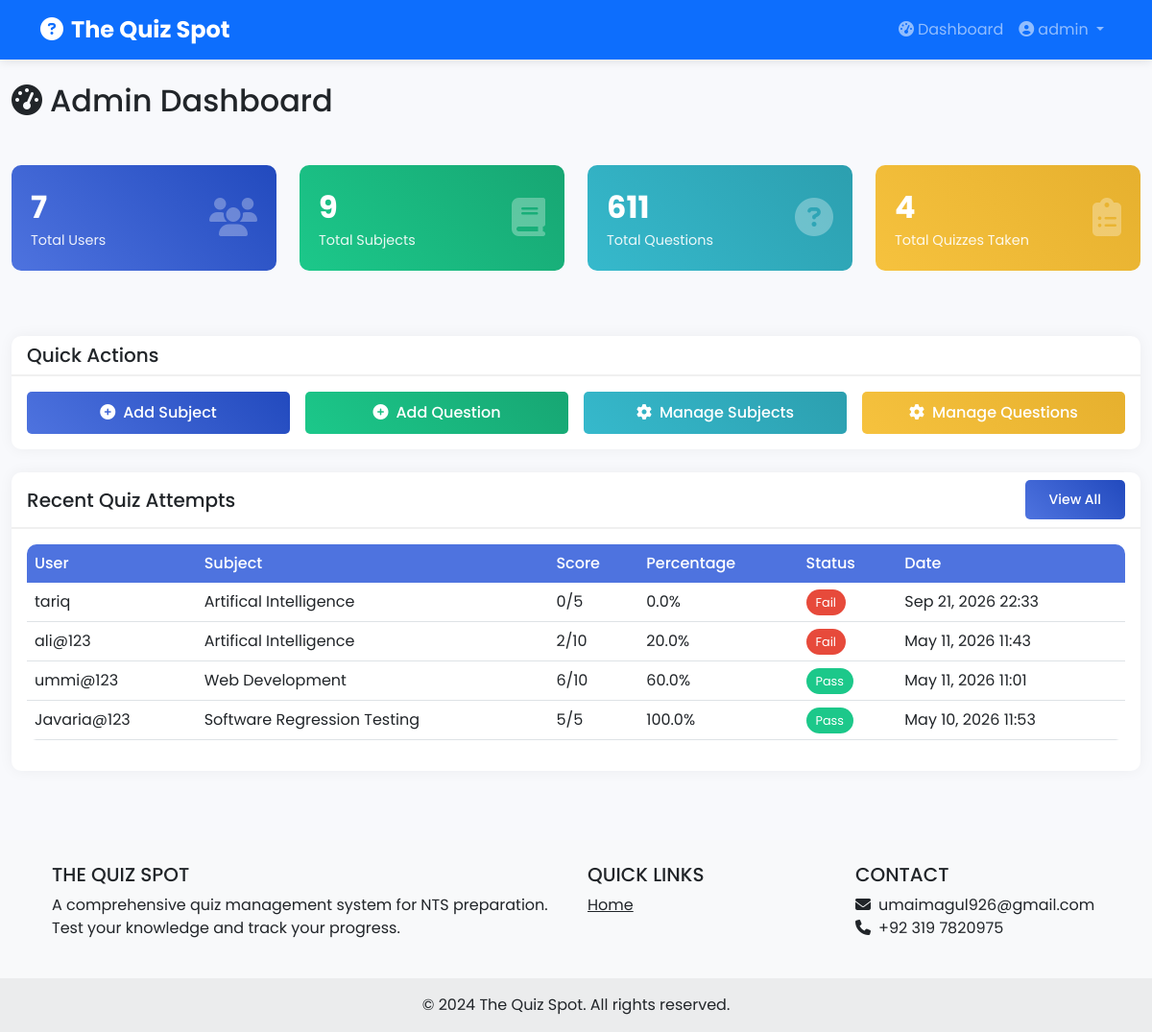
The app's page /admin-dashboard/ (signed in) with its own data.
### quiz/models.py (models this page shows, shortened)
class Quiz(models.Model):
    user = models.ForeignKey(User, on_delete=models.CASCADE, related_name='quizzes')
    subject = models.ForeignKey(Subject, on_delete=models.CASCADE)
    date_taken = models.DateTimeField(auto_now_add=True)
    score = models.IntegerField(default=0)
    total_questions = models.IntegerField()
    percentage = models.FloatField(default=0)
    status = models.CharField(
        max_length=10,
        choices=[('Pass', 'Pass'), ('Fail', 'Fail')],
        default='Fail'
    )
    class Meta:
        ordering = ['-date_taken']

class Subject(models.Model):
    name = models.CharField(max_length=100, unique=True)
    description = models.TextField(blank=True)
    created_at = models.DateTimeField(auto_now_add=True)
    updated_at = models.DateTimeField(auto_now=True)
    class Meta:
        ordering = ['name']

### quiz/views.py (the view)
# urls.py: path('admin-dashboard/', views.admin_dashboard, name='admin_dashboard'),
@admin_required
def admin_dashboard(request):
    total_users = User.objects.filter(is_staff=False).count()
    total_subjects = Subject.objects.count()
    total_questions = Question.objects.count()
    total_quizzes = Quiz.objects.count()
    recent_quizzes = Quiz.objects.select_related('user', 'subject').order_by('-date_taken')[:10]
    context = {
        'total_users': total_users,
        'total_subjects': total_subjects,
        'total_questions': total_questions,
        'total_quizzes': total_quizzes,
        'recent_quizzes': recent_quizzes,
    }
    return render(request, 'admin/admin_dashboard.html', context)

### templates/admin/admin_dashboard.html (shortened to what this page needs)
{% extends 'base.html' %}
{% block content %}
<div class="container-fluid py-4">
    <div class="row mb-4">
        <div class="col-12">
            <h2 class="mb-4">
                <i class="fas fa-tachometer-alt me-2"></i>Admin Dashboard
            </h2>
        </div>
    </div>
    <div class="row mb-4">
        <div class="col-xl-3 col-md-6 mb-4">
            <div class="stat-card">
                <div class="row align-items-center">
                    <div class="col">
                        <div class="stat-value">{{ total_users }}</div>
                        <div class="stat-label">Total Users</div>
                    </div>
                    <div class="col-auto">
                        <i class="fas fa-users fa-2x"></i>
                    </div>
                </div>
            </div>
        </div>
        <div class="col-xl-3 col-md-6 mb-4">
            <div class="stat-card" style="background: linear-gradient(45deg, #1cc88a, #17a673);">
                <div class="row align-items-center">
                    <div class="col">
                        <div class="stat-value">{{ total_subjects }}</div>
                        <div class="stat-label">Total Subjects</div>
                    </div>
                    <div class="col-auto">
                        <i class="fas fa-book fa-2x"></i>
                    </div>
                </div>
            </div>
        </div>
        <div class="col-xl-3 col-md-6 mb-4">
            <div class="stat-card" style="background: linear-gradient(45deg, #36b9cc, #2c9faf);">
                <div class="row align-items-center">
                    <div class="col">
                        <div class="stat-value">{{ total_questions }}</div>
                        <div class="stat-label">Total Questions</div>
                    </div>
                    <div class="col-auto">
                        <i class="fas fa-question-circle fa-2x"></i>
                    </div>
                </div>
            </div>
        </div>
        <div class="col-xl-3 col-md-6 mb-4">
            <div class="stat-card" style="background: linear-gradient(45deg, #f6c23e, #e6b02e);">
                <div class="row align-items-center">
                    <div class="col">
                        <div class="stat-value">{{ total_quizzes }}</div>
                        <div class="stat-label">Total Quizzes Taken</div>
                    </div>
                    <div class="col-auto">
                        <i class="fas fa-clipboard-list fa-2x"></i>
                    </div>
                </div>
            </div>
        </div>
    </div>
    <div class="row mb-4">
        <div class="col-12">
            <div class="card">
                <div class="card-header">
                    <h5 class="mb-0">Quick Actions</h5>
                </div>
                <div class="card-body">
                    <div class="row g-3">
                        <div class="col-md-3">
                            <a href="{% url 'add_subject' %}" class="btn btn-primary w-100">
                                <i class="fas fa-plus-circle me-2"></i>Add Subject
                            </a>
                        </div>
                        <div class="col-md-3">
                            <a href="{% url 'add_question' %}" class="btn btn-success w-100">
                                <i class="fas fa-plus-circle me-2"></i>Add Question
                            </a>
                        </div>
                        <div class="col-md-3">
                            <a href="{% url 'manage_subjects' %}" class="btn btn-info w-100">
                                <i class="fas fa-cog me-2"></i>Manage Subjects
                            </a>
                        </div>
                        <div class="col-md-3">
                            <a href="{% url 'manage_questions' %}" class="btn btn-warning w-100">
                                <i class="fas fa-cog me-2"></i>Manage Questions
                            </a>
                        </div>
                    </div>
                </div>
            </div>
        </div>
    </div>
    <div class="row">
        <div class="col-12">
            <div class="card">
                <div class="card-header d-flex justify-content-between align-items-center">
                    <h5 class="mb-0">Recent Quiz Attempts</h5>
                    <a href="{% url 'view_results' %}" class="btn btn-sm btn-primary">View All</a>
                </div>
                <div class="card-body">
                    <div class="table-responsive">
                        <table class="table table-hover">
                            <thead>
                                <tr>
                                    <th>User</th>
                                    <th>Subject</th>
                                    <th>Score</th>
                                    <th>Percentage</th>
                                    <th>Status</th>
                                    <th>Date</th>
                                </tr>
                            </thead>
                            <tbody>
                                {% for quiz in recent_quizzes %}
                                <tr>
                                    <td>{{ quiz.user.username }}</td>
                                    <td>{{ quiz.subject.name }}</td>
                                    <td>{{ quiz.score }}/{{ quiz.total_questions }}</td>
                                    <td>{{ quiz.percentage|floatformat:1 }}%</td>
                                    <td>
                                        {% if quiz.status == 'Pass' %}
                                            <span class="badge-pass">Pass</span>
                                        {% else %}
                                            <span class="badge-fail">Fail</span>
                                        {% endif %}
                                    </td>
                                    <td>{{ quiz.date_taken|date:"M d, Y H:i" }}</td>
                                </tr>
                                {% empty %}
                                <tr>
                                    <td colspan="6" class="text-center">No quizzes taken yet</td>
                                </tr>
                                {% endfor %}
                            </tbody>
                        </table>
                    </div>
                </div>
            </div>
        </div>
    </div>
</div>
{% endblock %}

### templates/base.html (shortened to what this page needs)
<!DOCTYPE html>
<html lang="en">
<head>
    <link href="https://cdn.jsdelivr.net/npm/bootstrap@5.3.0/dist/css/bootstrap.min.css" rel="stylesheet">
    <link rel="stylesheet" href="https://cdnjs.cloudflare.com/ajax/libs/font-awesome/6.4.0/css/all.min.css">
    {% load static %}
    <link rel="stylesheet" href="{% static 'css/style.css' %}">
</head>
<body>
    <nav class="navbar navbar-expand-lg navbar-dark bg-primary">
        <div class="container">
            <a class="navbar-brand" href="{% url 'index' %}">
                <i class="fas fa-question-circle me-2"></i>The Quiz Spot
            </a>
            <div class="collapse navbar-collapse" id="navbarNav">
                <ul class="navbar-nav ms-auto">
                    {% if user.is_authenticated %}
                        {% if user.is_staff %}
                            <li class="nav-item">
                                <a class="nav-link" href="{% url 'admin_dashboard' %}">
                                    <i class="fas fa-tachometer-alt me-1"></i>Dashboard
                                </a>
                            </li>
                        {% else %}
                            <li class="nav-item">
                                <a class="nav-link" href="{% url 'user_dashboard' %}">
                                    <i class="fas fa-tachometer-alt me-1"></i>Dashboard
                                </a>
                            </li>
                        {% endif %}
                        <li class="nav-item dropdown">
                            <a class="nav-link dropdown-toggle" href="#" id="navbarDropdown" role="button" data-bs-toggle="dropdown">
                                <i class="fas fa-user-circle me-1"></i>{{ user.username }}
                            </a>
                        </li>
                    {% endif %}
                </ul>
            </div>
        </div>
    </nav>
    {% block content %}{% endblock %}
    <footer class="bg-light text-center text-lg-start mt-5">
        <div class="container p-4">
            <div class="row">
                <div class="col-lg-6 col-md-12 mb-4 mb-md-0">
                    <h5 class="text-uppercase">The Quiz Spot</h5>
                    <p>
                        A comprehensive quiz management system for NTS preparation.
                        Test your knowledge and track your progress.
                    </p>
                </div>
                <div class="col-lg-3 col-md-6 mb-4 mb-md-0">
                    <h5 class="text-uppercase">Quick Links</h5>
                    <ul class="list-unstyled mb-0">
                        <li><a href="{% url 'index' %}" class="text-dark">Home</a></li>
                    </ul>
                </div>
                <div class="col-lg-3 col-md-6 mb-4 mb-md-0">
                    <h5 class="text-uppercase">Contact</h5>
                    <ul class="list-unstyled">
                        <li><i class="fas fa-envelope me-2"></i>umaimagul926@gmail.com</li>
                        <li><i class="fas fa-phone me-2"></i>+92 319 7820975</li>
                    </ul>
                </div>
            </div>
        </div>
        <div class="text-center p-3" style="background-color: rgba(0, 0, 0, 0.05);">
            © 2024 The Quiz Spot. All rights reserved.
        </div>
    </footer>
</body>
</html>

### static/css/style.css (style rules this page uses)
:root { --primary-color: #4e73df; --secondary-color: #858796; --success-color: #1cc88a; --info-color: #36b9cc; --warning-color: #f6c23e; --danger-color: #e74a3b; --dark-color: #5a5c69; --light-color: #f8f9fc; }
body { font-family: 'Poppins', sans-serif; background-color: #f8f9fc; min-height: 100vh; display: flex; flex-direction: column; }
.navbar { box-shadow: 0 2px 10px rgba(0,0,0,0.1); }
.navbar-brand { font-weight: 700; font-size: 1.5rem; }
.card { border: none; border-radius: 10px; box-shadow: 0 0 15px rgba(0,0,0,0.05); transition: transform 0.3s, box-shadow 0.3s; }
.card-header { background-color: transparent; border-bottom: 2px solid #f0f0f0; font-weight: 600; }
.stat-card { background: linear-gradient(45deg, var(--primary-color), #224abe); color: white; border-radius: 10px; padding: 20px; margin-bottom: 20px; }
.stat-card i { font-size: 2.5rem; opacity: 0.3; }
.stat-card .stat-value { font-size: 2rem; font-weight: 700; }
.stat-card .stat-label { font-size: 0.9rem; opacity: 0.9; }
.table { background-color: white; border-radius: 10px; overflow: hidden; }
.table thead th { background-color: var(--primary-color); color: white; font-weight: 500; border: none; }
.btn { border-radius: 5px; padding: 10px 25px; font-weight: 500; transition: all 0.3s; }
.btn-primary { background: linear-gradient(45deg, var(--primary-color), #224abe); border: none; }
.btn-success { background: linear-gradient(45deg, var(--success-color), #17a673); border: none; }
.btn-info { background: linear-gradient(45deg, var(--info-color), #2c9faf); border: none; color: white; }
.btn-warning { background: linear-gradient(45deg, var(--warning-color), #e6b02e); border: none; color: white; }
.badge-pass { background-color: var(--success-color); color: white; padding: 5px 10px; border-radius: 20px; font-size: 0.8rem; }
.badge-fail { background-color: var(--danger-color); color: white; padding: 5px 10px; border-radius: 20px; font-size: 0.8rem; }
footer { margin-top: auto; }

### records on screen
Quiz: user.username "tariq", subject.name "Artifical Intelligence", score "0", total_questions "5", percentage "0.0", status "Fail", date_taken "Sep 21, 2026 22:33"
Quiz: user.username "ali@123", subject.name "Artifical Intelligence", score "2", total_questions "10", percentage "20.0", status "Fail", date_taken "May 11, 2026 11:43"
Quiz: user.username "ummi@123", subject.name "Web Development", score "6", total_questions "10", percentage "60.0", status "Pass", date_taken "May 11, 2026 11:01"
Quiz: user.username "Javaria@123", subject.name "Software Regression Testing", score "5", total_questions "5", percentage "100.0", status "Pass", date_taken "May 10, 2026 11:53"

### other values on screen
{{ user.username }} "admin"
{{ total_users }} "7"
{{ total_subjects }} "9"
{{ total_questions }} "611"
{{ total_quizzes }} "4"
